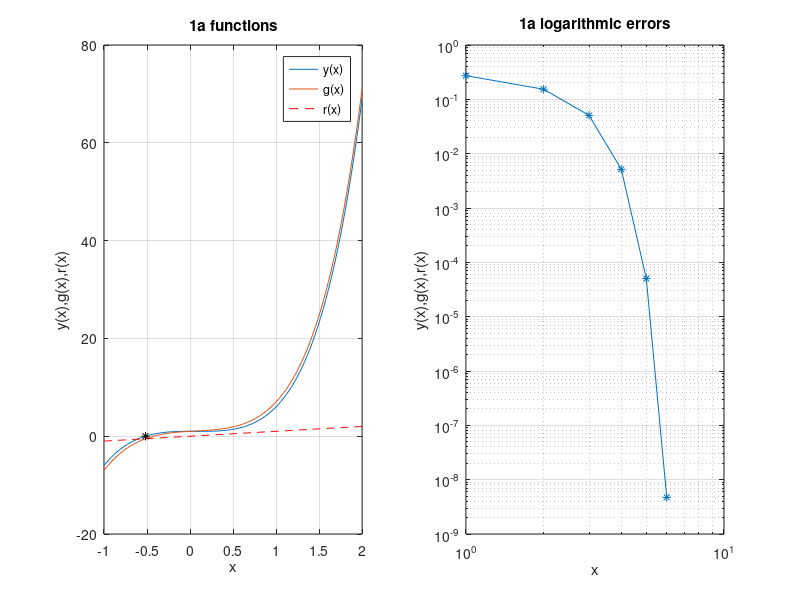

Recreate this plot in MATLAB.
%==========================================================
%Name: Yeash Patel
%Class: Math131-Numerical Analysis-05D-SP17
%Title: HW4 problem 1
%
%
%
%Fixed point method grapghically and anyliticaly
%problem 1 a 
% 
%
%==========================================================  

%clear pervious values
clc 
clear all

%initialize function
x=linspace((-1),2,100);
y=x.^5+5*x.^3-x.^2+1
g=x.^5+5*x.^3-x.^2+1+x
r=x
%analytics 
i=1
l=-1.0
tol=10^-6
while (i<=length(x))
   z=l-(l^5+5*l^3-l^2+1)/(5*l^4+15*l^2-2*l)    %calculate P from Po[ld](note you can derive newtons method from fixed point)
  delP=abs(z-l)  %find diffrence btween P and Po record it in delp
  err(i)=delP
  if(delP<tol||delP==0) %check if delp= 0 or is within 0 + or - tolerance
      disp('number of iteration:')
      disp(i);
      disp('value of function and x value:')
      disp(z);          % if so break (done)
      break;
  else                  %else continue the loop with Po= P
   i++
   l=z
  end
end

%graph functions
subplot(1,2,1)
plot(x,y,x,g,x,r,'r--')
hold on;
plot(-0.51789,0,'k*')
legend('y(x)','g(x)','r(x)')
title('1a functions')
xlabel('x')
ylabel('y(x),g(x),r(x)')
grid on
axis on

%graph errors
subplot(1,2,2)
loglog(1:length(err),err,'*-')
title('1a logarithmic errors')
xlabel('x')
ylabel('y(x),g(x),r(x)')
grid on
axis on
